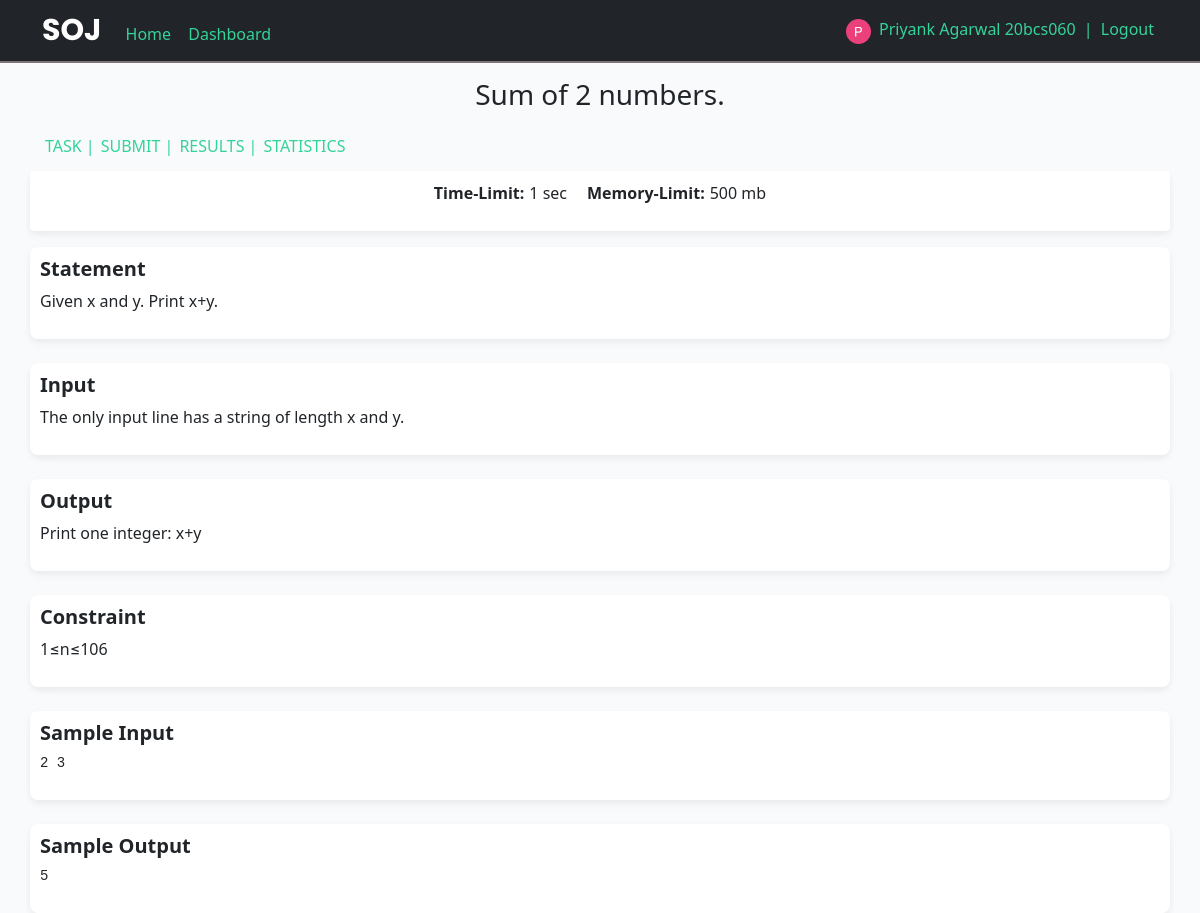
Page /task/1 (signed in) on the committed database.
### SOJ/models.py (models this page shows, shortened)
class User(db.Model, UserMixin):
    id = db.Column(db.Integer, primary_key=True)
    username = db.Column(db.String(20), unique=True, nullable=False)
    email = db.Column(db.String(120), unique=True, nullable=False)
    image_file = db.Column(db.String(20), nullable=False, default='default.jpg')
    password = db.Column(db.String(60), nullable=False)

class Problem(db.Model):
    id = db.Column(db.Integer, primary_key=True)
    title = db.Column(db.String(100), nullable=False)
    statement = db.Column(db.String(1000), nullable=False)
    categories = db.Column(db.String(1000), nullable=True)
    input = db.Column(db.String(1000), nullable=False)
    output = db.Column(db.String(1000), nullable=False)
    constraint = db.Column(db.String(1000), nullable=False)
    solved = db.Column(db.Integer, nullable=False, default=0)
    tried = db.Column(db.Integer, nullable=False , default=0)

class TestCases(db.Model):
    id = db.Column(db.Integer, primary_key=True)
    prob_id = db.Column(db.Integer, nullable=False)
    input = db.Column(db.String(10000), nullable=False)
    output = db.Column(db.String(10000), nullable=False)

### SOJ/main/routes.py (the view)
@main.route("/task/<int:id>")
def task(id):
    prob = Problem.query.filter_by(id=id).first()
    sample_inp_out = TestCases.query.filter_by(prob_id=id).first()
    if prob:
        return render_template('task.html' , prob=prob, sample=sample_inp_out)
    else :
        flash("Problem does not exist!",)
        return redirect(url_for("main.home"))

### SOJ/models.py (called while the page is built)
@login_manager.user_loader
def load_user(user_id):
    return User.query.get(int(user_id))

### SOJ/templates/task.html
{% extends 'layout.html' %}
{% block content %}
<div class="container" style="margin-top:10px; margin-bottom:10px; ">
    <p class="text-center fs-3 text-bolder ">{{ prob.title }}</p>
    <div class="d-flex flex-row">
        <a class="custom-link" href="" style="padding:3px;">TASK |</a>
        <a class="custom-link" href="{{ url_for('main.submit' , id=prob.id) }}" style="padding:3px;"> SUBMIT |</a>
        <a class="custom-link" href="{{ url_for('main.result' , prob_id=prob.id) }}" style="padding:3px;"> RESULTS |</a>
        <a class="custom-link" href="{{ url_for('main.prob_stats', id=prob.id) }}" style="padding:3px;"> STATISTICS</a>
    </div>
</div>
<div class="container custom-card rounded" style="text-align: center;">
    <div class="d-flex flex-row justify-content-center ">
        <p style="font-weight: bold; padding-right: 5px;">Time-Limit: </p>
        <p>1 sec</p>
        <p style="font-weight: bold; padding: 0px 5px 0px 20px ;">Memory-Limit: </p>
        <p>500 mb</p>
    </div>
</div>
<div class="mt-3 container custom-card">
    <h5 class="fw-bold">Statement</h5>
    <p>{{ prob.statement }}</p>
</div>
<div class="mt-4 container custom-card">
    <h5 class="fw-bold">Input</h5>
    <p>{{ prob.input }}</p>
</div>
<div class="mt-4 container custom-card">
    <h5 class="fw-bold">Output</h5>
    <p>{{ prob.output }}</p>
</div>
<div class="mt-4 container custom-card">
    <h5 class="fw-bold">Constraint</h5>
    <p>{{ prob.constraint }}</p>
</div>
<div class="mt-4 container custom-card">
    <h5 class="fw-bold">Sample Input</h5>
    <pre>{{ sample.input }}</pre>
</div>
<div class="mt-4 container custom-card">
    <h5 class="fw-bold">Sample Output</h5>
    <pre>{{ sample.output }}</pre>
</div>
{% endblock %}

### SOJ/templates/layout.html (shortened to what this page needs)
<!DOCTYPE html>
<html>
<head>
    <link href="https://cdn.jsdelivr.net/npm/bootstrap@5.0.2/dist/css/bootstrap.min.css" rel="stylesheet">
    <link rel="stylesheet" href="{{ url_for('static', filename='css/layout.css') }}">
</head>
<body style="background-color: #f9fafb;">
    <nav class="navbar navbar-dark bg-dark ">
        <div class="container">
            <div>
                <a  class="navbar-brand" style="font-size:30px; font-weight: bold; font-family: 'Poppins', sans-serif;">SOJ</a>
                <a href="/" class="custom-link">Home</a>
                {% if current_user.is_authenticated %}
                    <a href="{{ url_for('main.dashboard') }}" class="custom-link" style="margin-left:5px;">Dashboard</a>
                {% endif %}
            </div>
            <div>
                {% if current_user.is_authenticated %}
                <img class="rounded-circle" src="{{ url_for('static', filename='profile_pics/' + current_user.image_file) }}" width="25" height="25" >
                    <a class="custom-link" href="{{ url_for('users.account') }}">{{ current_user.username }} </a><span style="color: #34d399  ;">| </span>
                    <a class="custom-link" href="{{ url_for('users.logout') }}">Logout</a>
                {% else %}
                    <a class="custom-link" href="{{ url_for('users.login') }}">Login</a>
                {% endif %}
        </div>
    </nav>
    {% block content %}{% endblock %}
</body>
</html>

### SOJ/static/css/layout.css (style rules this page uses)
.custom-card { background-color: white; padding: 10px ; border-radius: 8px; box-shadow: rgba(0, 0, 0, 0.04) 0px 2px 6px, rgba(0, 0, 0, 0.02) 0px 4px 8px, rgba(0, 0, 0, 0.02) 0px 6px 12px; }
a { transition: all 0.3s; }
.custom-link { text-decoration: None; padding: 4px; color: #34d399 ; }
nav { border-bottom: 2px solid rgb(125, 117, 117); }

### rows in the picture
User: image_file (picture), username "Priyank Agarwal 20bcs060"
Problem: title "Sum of 2 numbers.", statement "Given x and y. Print x+y.", input "The only input line has a string of length x and y.", output "Print one integer: x+y", constraint "1≤n≤106"
TestCases: input "2 3", output "5"
